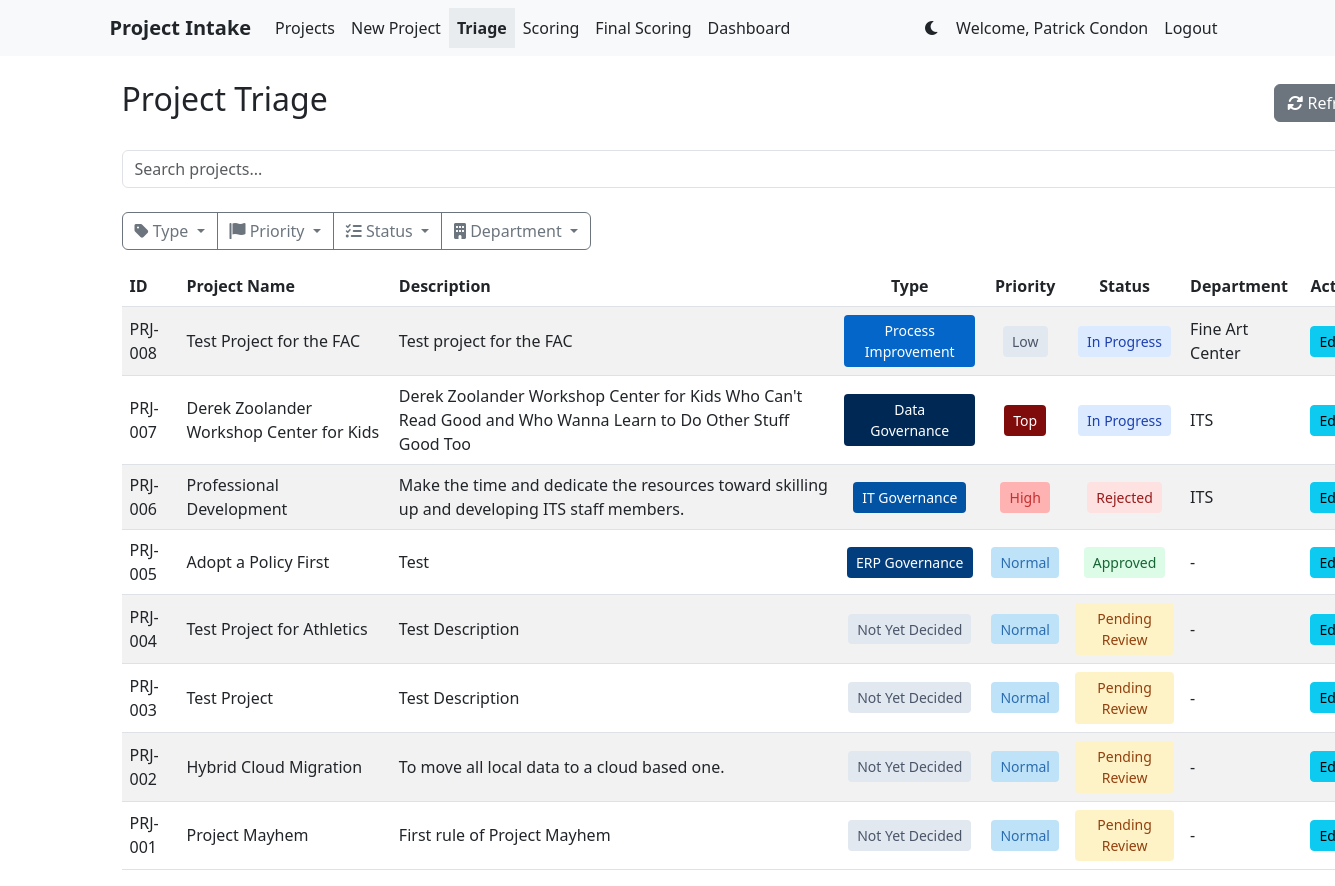
The app's page /triage/ (signed in) with its own data.
### projects/models.py (models this page shows, shortened)
class Project(models.Model):
    STATUS_CHOICES = [
        ('pending', 'Pending Review'),
        ('approved', 'Approved'),
        ('rejected', 'Rejected'),
        ('in_progress', 'In Progress'),
        ('completed', 'Completed'),
    ]
    PRIORITY_CHOICES = [
        ('Low', 'Low'),
        ('Normal', 'Normal'),
        ('High', 'High'),
        ('Top', 'Top'),
    ]
    FINAL_PRIORITY_CHOICES = [
        (1, 'Low'),
        (2, 'Medium'),
        (3, 'High'),
    ]
    PROJECT_TYPE_CHOICES = [
        ('not_yet_decided', 'Not Yet Decided'),
        ('process_improvement', 'Process Improvement'),
        ('it_governance', 'IT Governance'),
        ('erp_governance', 'ERP Governance'),
        ('data_governance', 'Data Governance'),
    ]
    title = models.CharField(max_length=200)
    description = models.TextField()
    project_type = models.CharField(max_length=20, choices=PROJECT_TYPE_CHOICES, default='not_yet_decided', help_text="Type of project submission")
    submitted_by = models.ForeignKey(User, on_delete=models.CASCADE, null=True, blank=True)
    submission_date = models.DateTimeField(default=timezone.now)
    status = models.CharField(max_length=20, choices=STATUS_CHOICES, default='pending', null=True, blank=True)
    budget = models.DecimalField(max_digits=10, decimal_places=2, null=True, blank=True)
    start_date = models.DateField(null=True, blank=True)
    end_date = models.DateField(null=True, blank=True)
    department = models.CharField(max_length=100, null=True, blank=True)
    contact_person = models.CharField(max_length=100, null=True, blank=True)
    contact_email = models.EmailField(null=True, blank=True)
    contact_phone = models.CharField(max_length=20, null=True, blank=True)
    triage_notes = models.TextField(blank=True, null=True)
    priority = models.CharField(max_length=10, choices=PRIORITY_CHOICES, default='Normal')
    scoring_notes = models.TextField(blank=True, null=True, help_text="Notes related to project scoring or evaluation")
    final_priority = models.IntegerField(null=True, blank=True, help_text="Project ranking (lower number = higher priority)")
    final_score = models.FloatField(null=True, blank=True, help_text="Final score")
    strategic_alignment = models.IntegerField(null=True, blank=True, help_text="Strategic alignment score (1-5)")
    cost_benefit = models.IntegerField(null=True, blank=True, help_text="Cost benefit score (1-5)")
    user_impact = models.IntegerField(null=True, blank=True, help_text="User impact and adoption score (1-5)")
    ease_of_implementation = models.IntegerField(null=True, blank=True, help_text="Ease of implementation score (1-5)")
    vendor_reputation_support = models.IntegerField(null=True, blank=True, help_text="Vendor reputation and support score (1-5)")
    security_compliance = models.IntegerField(null=True, blank=True, help_text="Security and compliance score (1-5)")
    student_centered = models.IntegerField(null=True, blank=True, help_text="Student-centered score (1-5)")
    @property
    def formatted_id(self):
        return f"PRJ-{self.id:03d}"
    class Meta:
        ordering = ['-submission_date']
        db_table = 'project_requests'

### projects/views.py (the view, shortened to what this page needs)
# urls.py: path('triage/', views.project_triage, name='project_triage'),
@login_required
@user_passes_test(is_triage_user)
def project_triage(request):
    search_query = request.GET.get('search', '')
    type_filter = request.GET.get('type', '')
    priority_filter = request.GET.get('priority', '')
    status_filter = request.GET.get('status', '')
    department_filter = request.GET.get('department', '')
    projects = Project.objects.all().select_related('submitted_by').order_by('-submission_date')
    if type_filter:
        projects = projects.filter(project_type=type_filter)
    if priority_filter:
        projects = projects.filter(priority=priority_filter)
    if status_filter:
        projects = projects.filter(status=status_filter)
    if department_filter:
        projects = projects.filter(department=department_filter)
    filtered_projects = projects
    available_types = filtered_projects.values_list('project_type', flat=True).distinct()
    project_types = [(t[0], t[1]) for t in Project.PROJECT_TYPE_CHOICES if t[0] in available_types]
    available_priorities = filtered_projects.values_list('priority', flat=True).distinct()
    priorities = [p for p in ['Top', 'High', 'Normal', 'Low'] if p in available_priorities]
    available_statuses = filtered_projects.values_list('status', flat=True).distinct()
    status_choices = [(s[0], s[1]) for s in Project.STATUS_CHOICES if s[0] in available_statuses]
    departments = filtered_projects.exclude(department='').values_list('department', flat=True).distinct().order_by('department')
    context = {
        'projects': projects,
        'search_query': search_query,
        'type_filter': type_filter,
        'priority_filter': priority_filter,
        'status_filter': status_filter,
        'department_filter': department_filter,
        'project_types': project_types,
        'priorities': priorities,
        'status_choices': status_choices,
        'departments': departments,
    }
    return render(request, 'projects/triage.html', context)

### projects/views.py (called while the page is built)
def is_triage_user(user):
    return user.is_staff or user.groups.filter(name='Triage Group').exists()

### projects/templates/projects/triage.html (shortened to what this page needs)
{% extends 'base.html' %}
{% load static %}
{% block content %}
<div class="container-fluid" style="width: 115%; padding-right: 15px;">
    <div class="d-flex justify-content-between align-items-center mb-4">
        <h2>Project Triage</h2>
        <div class="d-flex gap-2">
            <button id="refreshButton" class="btn btn-secondary" onclick="refreshProjects()">
                <i class="fas fa-sync-alt"></i> Refresh
            </button>
        </div>
    </div>
    <div class="row mb-4">
        <div class="col-12">
            <form id="searchForm" class="d-flex" method="get">
                <div class="input-group">
                    <input type="text" class="form-control" name="search" placeholder="Search projects..." value="{{ search_query }}" id="searchInput">
                </div>
            </form>
        </div>
    </div>
    <div class="row mb-3">
        <div class="col">
            <div class="btn-group" role="group">
                <div class="btn-group" role="group">
                    <button type="button" class="btn btn-outline-secondary dropdown-toggle" data-bs-toggle="dropdown" aria-expanded="false">
                        <i class="fas fa-tag"></i> Type
                    </button>
                </div>
                <div class="btn-group" role="group">
                    <button type="button" class="btn btn-outline-secondary dropdown-toggle" data-bs-toggle="dropdown" aria-expanded="false">
                        <i class="fas fa-flag"></i> Priority
                    </button>
                </div>
                <div class="btn-group" role="group">
                    <button type="button" class="btn btn-outline-secondary dropdown-toggle" data-bs-toggle="dropdown" aria-expanded="false">
                        <i class="fas fa-tasks"></i> Status
                    </button>
                </div>
                <div class="btn-group" role="group">
                    <button type="button" class="btn btn-outline-secondary dropdown-toggle" data-bs-toggle="dropdown" aria-expanded="false">
                        <i class="fas fa-building"></i> Department
                    </button>
                </div>
            </div>
        </div>
    </div>
    <div id="projectsTable" class="table-responsive">
        <table class="table table-striped table-hover">
            <thead>
                <tr>
                    <th>ID</th>
                    <th>Project Name</th>
                    <th>Description</th>
                    <th class="text-center">Type</th>
                    <th class="text-center">Priority</th>
                    <th class="text-center">Status</th>
                    <th>Department</th>
                    <th>Actions</th>
                </tr>
            </thead>
            <tbody>
                {% for project in projects %}
                <tr>
                    <td>{{ project.formatted_id }}</td>
                    <td>{{ project.title }}</td>
                    <td>{{ project.description|truncatewords:20 }}</td>
                    <td class="text-center">
                        <span class="type-badge type-{{ project.project_type|lower }}">
                            {{ project.get_project_type_display }}
                        </span>
                    </td>
                    <td class="text-center">
                        <span class="priority-badge priority-{{ project.priority|lower }}">
                            {{ project.priority }}
                        </span>
                    </td>
                    <td class="text-center">
                        <span class="status-badge status-{{ project.status|lower }}">
                            {{ project.get_status_display }}
                        </span>
                    </td>
                    <td>{{ project.department|default:"-" }}</td>
                    <td>
                        {% if project.id %}
                        <a href="{% url 'projects:project_update' project.id %}" class="btn btn-info btn-sm">Edit</a>
                        {% endif %}
                    </td>
                </tr>
                {% empty %}
                <tr>
                    <td colspan="8" class="text-center">No projects found.</td>
                </tr>
                {% endfor %}
            </tbody>
        </table>
    </div>
</div>
{% endblock %}

### templates/base.html (shortened to what this page needs)
{% load static %}
{% load project_tags %}
<!DOCTYPE html>
<html lang="en" data-bs-theme="light">
<head>
    <link href="https://cdn.jsdelivr.net/npm/bootstrap@5.3.0/dist/css/bootstrap.min.css" rel="stylesheet">
    <link rel="stylesheet" href="{% static 'projects/css/style.css' %}">
    <link href="https://cdnjs.cloudflare.com/ajax/libs/font-awesome/6.0.0/css/all.min.css" rel="stylesheet">
</head>
<body>
    <nav class="navbar navbar-expand-lg navbar-dark bg-dark">
        <div class="container">
            <a class="navbar-brand" href="{% url 'projects:project_list' %}">Project Intake</a>
            <div class="collapse navbar-collapse" id="navbarNav">
                <ul class="navbar-nav">
                    <li class="nav-item">
                        <a class="nav-link {% if request.resolver_match.url_name == 'project_list' %}active{% endif %}" href="{% url 'projects:project_list' %}">Projects</a>
                    </li>
                    <li class="nav-item">
                        <a class="nav-link {% if request.resolver_match.url_name == 'project_create' %}active{% endif %}" href="{% url 'projects:project_create' %}">New Project</a>
                    </li>
                    {% if user.is_staff or user|has_group:'Triage Group' %}
                    <li class="nav-item">
                        <a class="nav-link {% if request.resolver_match.url_name == 'project_triage' %}active{% endif %}" href="{% url 'projects:project_triage' %}">Triage</a>
                    </li>
                    {% endif %}
                    {% if user.is_staff or user|has_group:'Scoring Group' %}
                    <li class="nav-item">
                        <a class="nav-link {% if request.resolver_match.url_name == 'project_scoring_list' %}active{% endif %}" href="{% url 'projects:project_scoring_list' %}">Scoring</a>
                    </li>
                    <li class="nav-item">
                        <a class="nav-link {% if request.resolver_match.url_name == 'project_final_scoring_list' %}active{% endif %}" href="{% url 'projects:project_final_scoring_list' %}">Final Scoring</a>
                    </li>
                    {% endif %}
                    {% if user.is_staff or user|has_group:'Cabinet Group' %}
                    <li class="nav-item">
                        <a class="nav-link {% if request.resolver_match.url_name == 'cabinet_dashboard' %}active{% endif %}" href="{% url 'projects:cabinet_dashboard' %}">Dashboard</a>
                    </li>
                    {% endif %}
                </ul>
                <ul class="navbar-nav ms-auto">
                    <li class="nav-item">
                        <button class="theme-toggle nav-link" id="themeToggle">
                            <i class="fas fa-moon"></i>
                        </button>
                    </li>
                    {% if user.is_authenticated %}
                    <li class="nav-item">
                        <span class="nav-link">Welcome,
                            {% if user.first_name and user.last_name %}
                                {{ user.get_full_name }}
                            {% else %}
                                {{ user.username }}
                            {% endif %}
                        </span>
                    </li>
                    <li class="nav-item">
                        <form method="post" action="{% url 'logout' %}" class="d-inline">
                            <button type="submit" class="btn btn-link nav-link">Logout</button>
                        </form>
                    </li>
                    {% else %}
                    <li class="nav-item">
                        <a class="nav-link {% if request.resolver_match.url_name == 'login' %}active{% endif %}" href="{% url 'login' %}">Login</a>
                    </li>
                    {% endif %}
                </ul>
            </div>
        </div>
    </nav>
    <div class="container mt-4">
        {% block content %}{% endblock %}
    </div>
</body>
</html>

### projects/static/projects/css/style.css (style rules this page uses)
.priority-badge, .status-badge, .type-badge { display: inline-block !important; padding: 0.35em 0.65em !important; font-size: 0.875rem !important; font-weight: 500 !important; border-radius: 0.25rem !important; }
.priority-low { background-color: #e2e8f0; color: #4a5568; }
.priority-normal { background-color: #bee3f8; color: #2b6cb0; }
.priority-high { background-color: #feb2b2; color: #c53030; }
.priority-top { background-color: #800b0b; color: white; }
.status-pending { background-color: #fef3c7; color: #92400e; }
.status-approved { background-color: #dcfce7; color: #166534; }
.status-rejected { background-color: #fee2e2; color: #991b1b; }
.status-in_progress { background-color: #dbeafe; color: #1e40af; }
.type-not_yet_decided { background-color: #e2e8f0 !important; color: #4a5568 !important; }
.type-process_improvement { background-color: #0466C8 !important; color: white !important; }
.type-it_governance { background-color: #0353A4 !important; color: white !important; }
.type-erp_governance { background-color: #023E7D !important; color: white !important; }
.type-data_governance { background-color: #002855 !important; color: white !important; }

### templates/base.html (style rules this page uses)
:root { --bg-primary: #ffffff; --bg-secondary: #f8f9fa; --text-primary: #212529; --text-secondary: #6c757d; --border-color: #dee2e6; --card-bg: #ffffff; --nav-bg: #f8f9fa; --nav-text: #212529; --nav-hover: #e9ecef; }
body { background-color: var(--bg-primary); color: var(--text-primary); transition: background-color 0.3s ease, color 0.3s ease; }
.navbar { background-color: var(--nav-bg) !important; }
.navbar .nav-link { color: var(--nav-text) !important; }
.theme-toggle { cursor: pointer; padding: 0.5rem; border-radius: 0.25rem; transition: background-color 0.3s ease; }
.navbar-brand { font-weight: bold; color: var(--text-primary) !important; }
.nav-link { font-weight: 500; }
.nav-link.active { font-weight: bold; color: var(--text-primary) !important; pointer-events: none; cursor: default; }
.navbar-dark .navbar-brand, .navbar-dark .nav-link { color: var(--nav-text) !important; }
[data-bs-theme="light"] .navbar-dark .navbar-brand, [data-bs-theme="light"] .navbar-dark .nav-link { color: var(--text-primary) !important; }
[data-bs-theme="light"] .navbar-dark .nav-link.active { color: var(--text-primary) !important; background-color: var(--nav-hover); }

### projects/templates/projects/triage.html (style rules this page uses)
.table td { vertical-align: middle !important; }

### records on screen
Project: formatted_id "PRJ-008", title "Test Project for the FAC", description "Test project for the FAC", project_type "Process Improvement", priority "Low", status "In Progress", department "Fine Art Center", shows "Edit"
Project: formatted_id "PRJ-007", title "Derek Zoolander Workshop Center for Kids", description "Derek Zoolander Workshop Center for Kids Who Can't Read Good and Who Wanna Learn to Do Other Stuff Good Too", project_type "Data Governance", priority "Top", status "In Progress", department "ITS", shows "Edit"
Project: formatted_id "PRJ-006", title "Professional Development", description "Make the time and dedicate the resources toward skilling up and developing ITS staff members.", project_type "IT Governance", priority "High", status "Rejected", department "ITS", shows "Edit"
Project: formatted_id "PRJ-005", title "Adopt a Policy First", description "Test", project_type "ERP Governance", priority "Normal", status "Approved", department "-", shows "Edit"
Project: formatted_id "PRJ-004", title "Test Project for Athletics", description "Test Description", project_type "Not Yet Decided", priority "Normal", status "Pending Review", department "-", shows "Edit"
Project: formatted_id "PRJ-003", title "Test Project", description "Test Description", project_type "Not Yet Decided", priority "Normal", status "Pending Review", department "-", shows "Edit"
Project: formatted_id "PRJ-002", title "Hybrid Cloud Migration", description "To move all local data to a cloud based one.", project_type "Not Yet Decided", priority "Normal", status "Pending Review", department "-", shows "Edit"
Project: formatted_id "PRJ-001", title "Project Mayhem", description "First rule of Project Mayhem", project_type "Not Yet Decided", priority "Normal", status "Pending Review", department "-", shows "Edit"

### other values on screen
{{ user.get_full_name }} "Patrick Condon"
